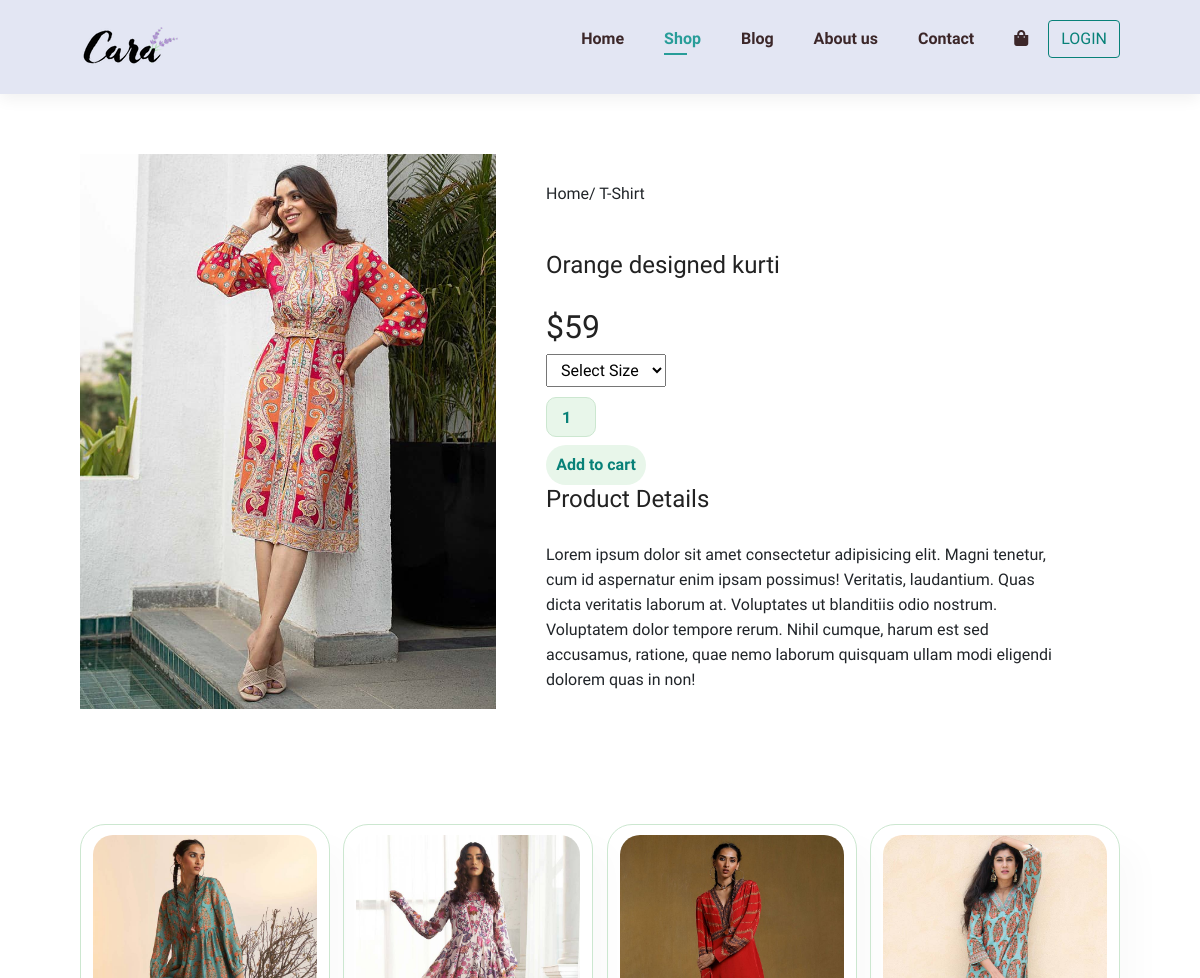
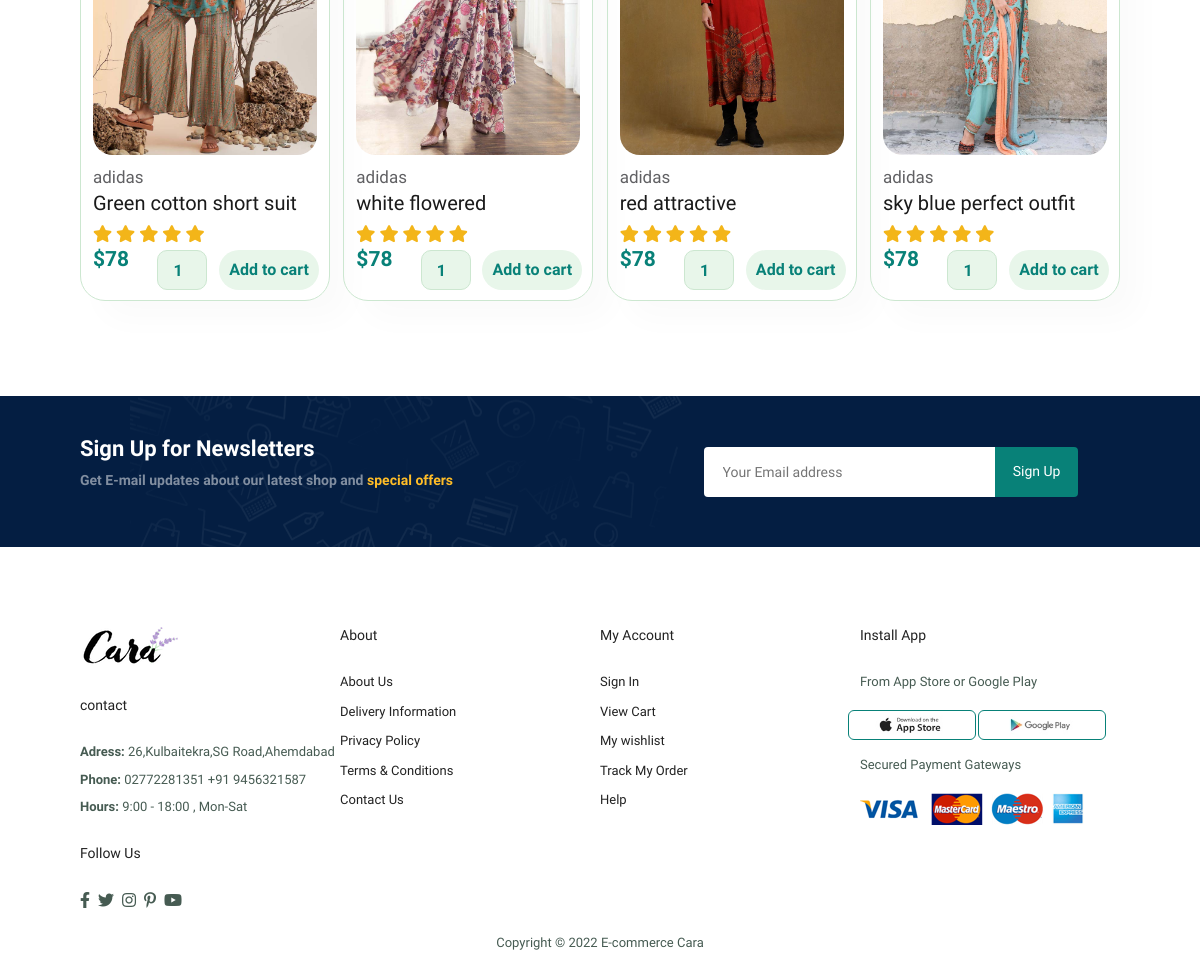
The page /sproduct.php?id1=8 on the database its author committed (2 pictures, top to bottom).
### tables this page shows
CREATE TABLE `product` (
  `id` int(11) NOT NULL,
  `pname` varchar(255) DEFAULT NULL,
  `image` varchar(255) DEFAULT NULL,
  `price` double DEFAULT NULL,
  `brandname` varchar(20) NOT NULL
);

### sproduct.php (the view, shortened to what this page needs)
<?php
    $id1 ="";
    if (isset($_GET["id1"])) {
        $id1 = $_GET["id1"];
    }
$database_name = "Product_details";
$con = mysqli_connect("localhost", "root", "", $database_name);
?>
<!DOCTYPE html>
<html lang="en">
<head>
    <link rel="stylesheet" href="https://use.fontawesome.com/releases/v5.15.4/css/all.css"
 />
    <link rel="stylesheet" href="Style.css">
    <link href="https://cdn.jsdelivr.net/npm/bootstrap@5.0.2/dist/css/bootstrap.min.css" rel="stylesheet">
</head>
<body>
    <section id="header" class="flex ">
        <a href="#"><img src="img/logo.png" alt=""></a>
        <div>
            <ul id="navbar">
                <li><a  href="index.php">Home</a></li>
                <li><a class="active" href="shop.php">Shop</a></li>
                <li><a href="blog.php">Blog</a></li>
                <li><a  href="aboutus.php">About us</a></li>
                <li><a href="contact.php">Contact</a></li>
                <li id="lg-bag"><a href="cart.php"><i class="fa fa-shopping-bag" aria-hidden="true"></i></a></li>
                <a href="login/login1.php"><button type="button" class="btn btn-outline-primary xyz" >LOGIN</button></a>
            </ul>
        </div>
    </section>
    <section id="prodetails" class="section-p1">
        <?php
        $query = "SELECT * FROM product WHERE id = $id1";
        $result = mysqli_query($con, $query);
        $row = mysqli_fetch_array($result);
        ?>
        <div class="single-pro-img">
            <img src=<?php echo $row["image"]; ?> width="100%" id="Mainimg" alt="">
        </div>
        <div class="single-pro-details">
        <form method="post" action="cart.php?action=add&id=<?php echo $row["id"]; ?>">
            <h6> Home/ T-Shirt</h6>
            <h4><?php echo $row["pname"]; ?></h4>
            <h2>$<?php echo $row["price"]; ?></h2>
            <select >
                <option>Select Size</option>
            </select>
            <input type="number" name="quantity" class="tag" value="1"><br><br>
            <input type="submit" name="add" class="cart" value="Add to cart">
            <h4>Product Details</h4>
            <Span>Lorem ipsum dolor sit amet consectetur adipisicing elit. Magni tenetur, cum id aspernatur enim ipsam possimus! Veritatis, laudantium. Quas dicta veritatis laborum at. Voluptates ut blanditiis odio nostrum. Voluptatem dolor tempore rerum. Nihil cumque, harum est sed accusamus, ratione, quae nemo laborum quisquam ullam modi eligendi dolorem quas in non!</Span>
        </form>
        </div>
    </section>
    <section id="product1" class="section-p1">
        <div class="pro-container">
            <?php
            $query = "SELECT * FROM product ORDER BY id ASC ";
            $result = mysqli_query($con, $query);
            $i = 0;
            if (mysqli_num_rows($result) > 0) {
                while ($row = mysqli_fetch_array($result)  AND $i < 4) {
                    $i = $i + 1;
            ?>
                    <div class="pro">
                        <form method="post" action="cart.php?action=add&id=<?php echo $row["id"]; ?>">
                           <a href="sproduct.php?id1=<?php echo $row["id"]; ?>"><img src="<?php echo $row["image"]; ?>" alt=""></a>
                            <div class="des">
                                <span>adidas</span>
                                <h5><?php echo $row["pname"]; ?></h5>
                                <div class="star">
                                    <i class="fas fa-star"></i>
                                    <i class="fas fa-star"></i>
                                    <i class="fas fa-star"></i>
                                    <i class="fas fa-star"></i>
                                    <i class="fas fa-star"></i>
                                </div>
                                <h4>$<?php echo $row["price"]; ?></h4>
                                <input type="number" name="quantity" class="tag" value="1">
                                <input type="submit" name="add" class="cart" value="Add to cart">
                            </div>
                        </form>
                    </div>
            <?php
                }
            }
            ?>
        </div>
    </section>
    <section id="newsletters" class="section-p1 section-m1">
        <div class="newstext">
            <h4>Sign Up for Newsletters</h4>
            <p>Get E-mail updates about our latest shop and <span>special offers</span> </p>
        </div>
        <div class="form">
            <input type="text" placeholder="Your Email address">
            <button class="normal">Sign Up</button>
        </div>
    </section>
    <footer class="section-p1">
        <div class="col">
            <img class="logo" src="img/logo.png" alt="">
            <h4>contact</h4>
            <p><strong>Adress:</strong> 26,Kulbaitekra,SG Road,Ahemdabad</p>
            <p><strong>Phone:</strong> 02772281351 +91 9456321587 </p>
            <p><strong>Hours:</strong> 9:00 - 18:00 , Mon-Sat</p>
            <div class="follow">
                <h4>Follow Us</h4>
                <div class="icon">
                    <i class="fab fa-facebook-f" aria-hidden="true"></i>
                    <i class="fab fa-twitter" aria-hidden="true"></i>
                    <i class="fab fa-instagram" aria-hidden="true"></i>
                    <i class="fab fa-pinterest-p" aria-hidden="true"></i>
                    <i class="fab fa-youtube" aria-hidden="true"></i>
                </div>
            </div>
        </div>
        <div class="col">
            <h4>About</h4>
            <a href="#">About Us</a>
            <a href="#">Delivery Information</a>
            <a href="#">Privacy Policy</a>
            <a href="#">Terms & Conditions</a>
            <a href="#">Contact Us</a>
        </div>
        <div class="col">
            <h4>My Account</h4>
            <a href="#">Sign In</a>
            <a href="#">View Cart</a>
            <a href="#">My wishlist</a>
            <a href="#">Track My Order</a>
            <a href="#">Help</a>
        </div>
        <div class="col install">
            <h4>Install App</h4>
            <p>From App Store or Google Play</p>
            <div class="row">
                <img src="img/pay/app.jpg" alt="">
                <img src="img/pay/play.jpg" alt="">
            </div>
            <p>Secured Payment Gateways</p>
            <img src="img/pay/pay.png" alt="">
        </div>
        <div class="copyright">
            <p>Copyright © 2022 E-commerce Cara</p>
        </div>
    </footer>
</body>
</html>

### rows shown on the page
product: pname "Orange designed kurti", price "59"
product: shows a picture, pname "Green cotton short suit", price "78"
product: shows a picture, pname "white flowered", price "78"
product: shows a picture, pname "red attractive", price "78"
product: shows a picture, pname "sky blue perfect outfit", price "78"
